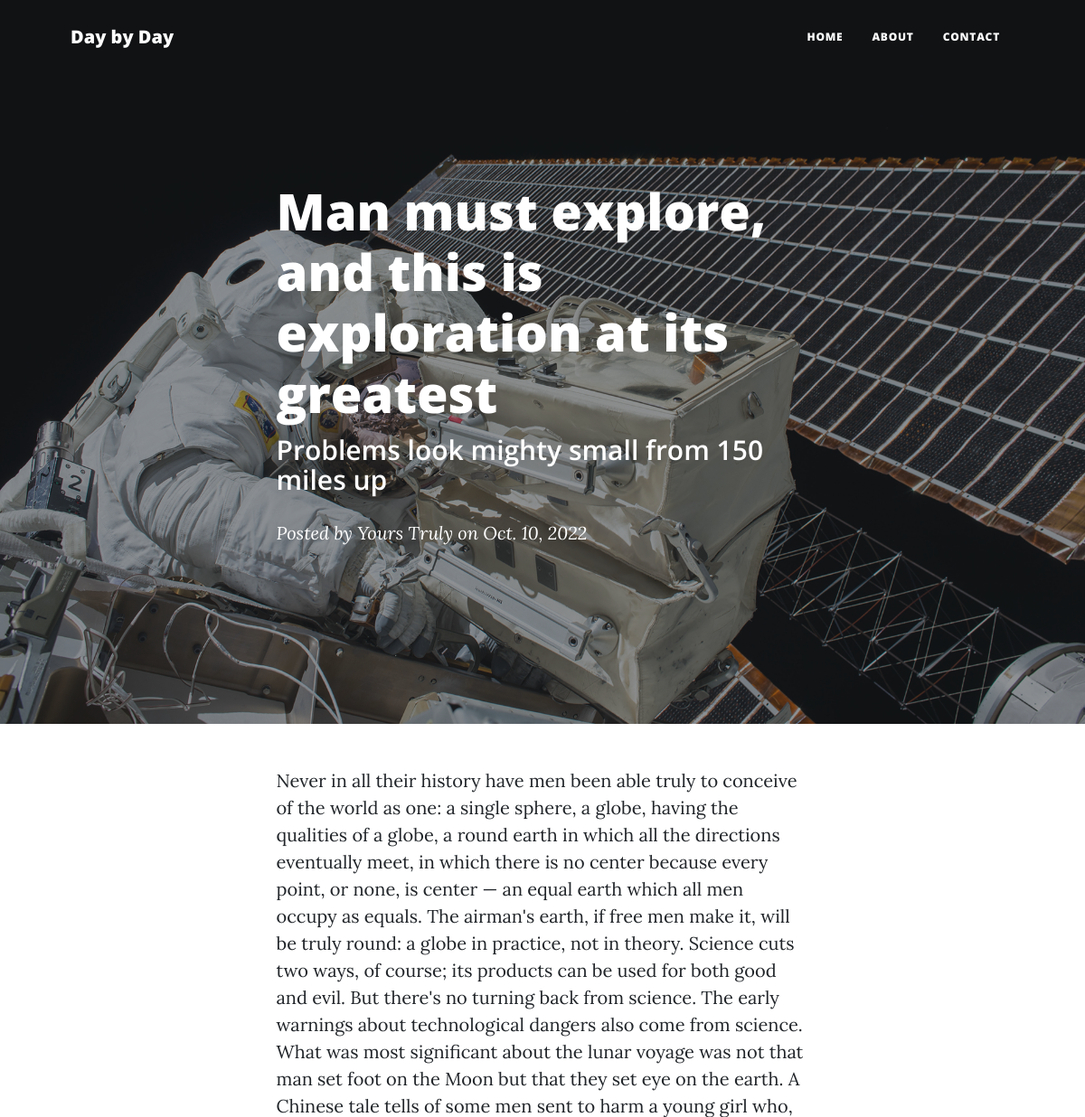
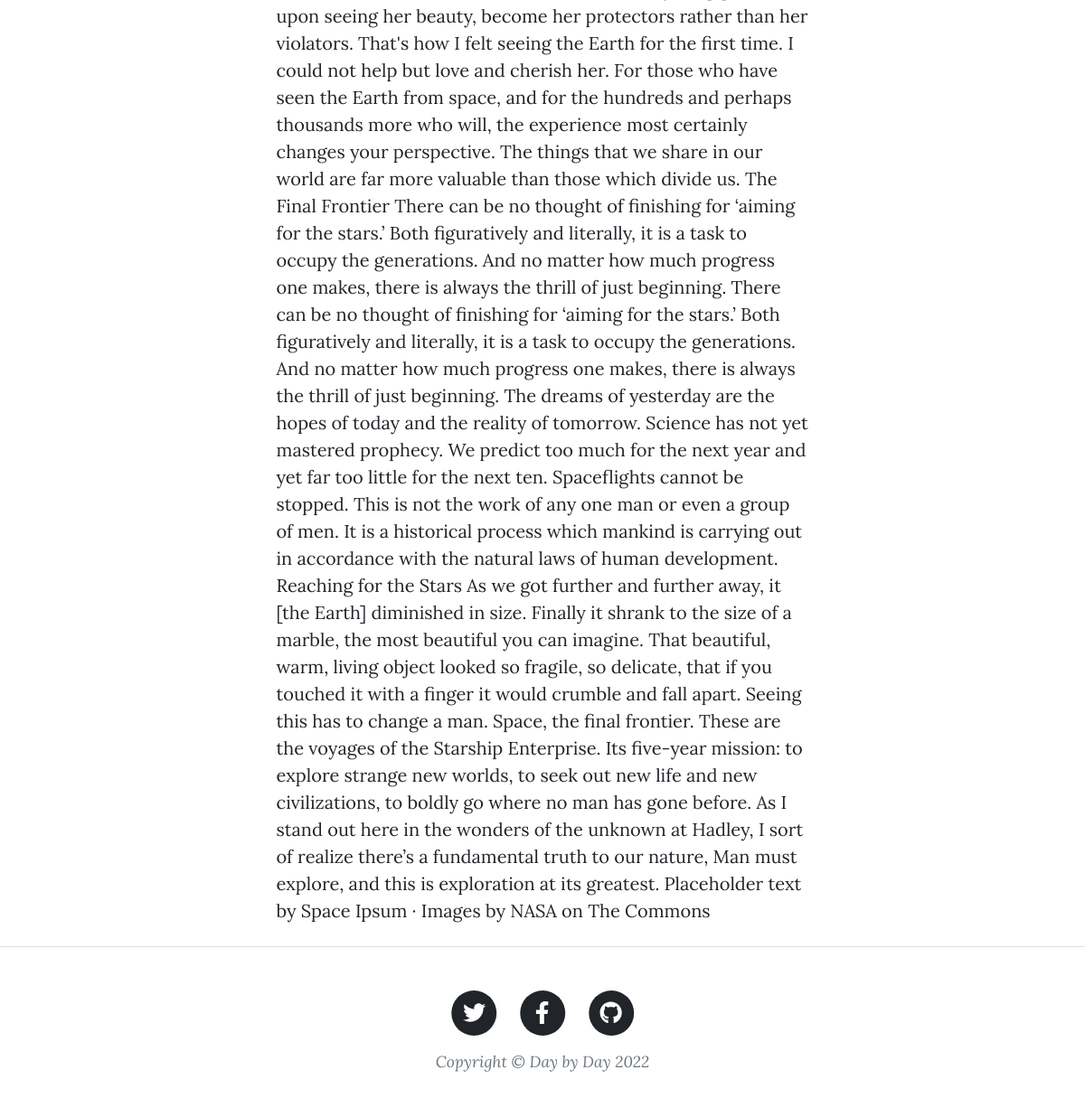
The app's page /post/man-must-explore-and-this-is-exploration/ with its own data (2 pictures, top to bottom).
### day_by_day/models.py (models this page shows)
class Article(models.Model):
    image = models.ImageField(upload_to='img')
    title = models.CharField(max_length = 60)
    summary = models.CharField(max_length = 100)
    post_slug = models.SlugField(null=True, max_length = 200)
    author = models.CharField(max_length = 20)
    date = models.DateField()
    content = models.TextField(max_length = 10000)

### day_by_day/views.py (the view)
# urls.py: path('post/<slug:post_slug>/', views.post_page, name="post_page"),
def post_page(request, post_slug):
    content = Article.objects.get(post_slug=post_slug)
    context = {'article': content}
    return render(request, "post.html", context)

### templates/post.html
{% extends 'base.html' %}
{% block content %}
        {% load static %}
        <header class="masthead" style="background-image: url({{article.image.url}}) ">
            <div class="container position-relative px-4 px-lg-5">
                <div class="row gx-4 gx-lg-5 justify-content-center">
                    <div class="col-md-10 col-lg-8 col-xl-7">
                        <div class="post-heading">
                            <h1>{{ article.title }}</h1>
                            <h2 class="subheading">{{ article.summary }}</h2>
                            <span class="meta">
                                Posted by
                                <a href="#!">{{ article.author}}</a>
                                on {{ article.date }}
                            </span>
                        </div>
                    </div>
                </div>
            </div>
        </header>
        <article class="mb-4">
            <div class="container px-4 px-lg-5">
                <div class="row gx-4 gx-lg-5 justify-content-center">
                    <div class="col-md-10 col-lg-8 col-xl-7">
                            {{ article.content }}
                    </div>
                </div>
            </div>
        </article>
{% endblock %}

### records on screen
Article: image (picture), title "Man must explore, and this is exploration at its greatest", summary "Problems look mighty small from 150 miles up", author "Yours Truly", date "Oct. 10, 2022", content "Never in all their history have men been able truly to conceive of the world as one: a single sphere, a globe, having the qualities of a globe, a round earth in which all the directions eventually meet, in which there is no center because every point, or none, is center — an equal earth which all men occupy as equals. The airman's earth, if free men make it, will be truly round: a globe in practice, not in theory. Science cuts two ways, of course; its products can be used for both good and evil. But there's no turning back from science. The early warnings about technological dangers also come from science. What was most significant about the lunar voyage was not that man set foot on the…"
